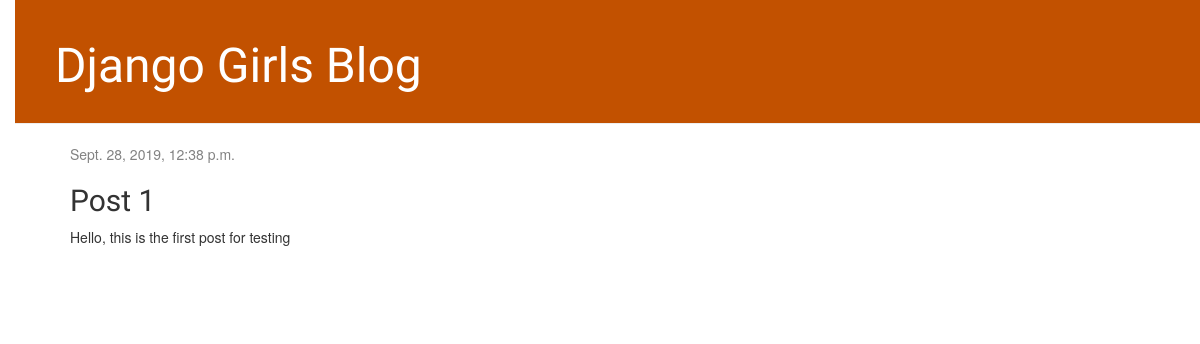
/post/1/, run on an earlier commit of the app's database.
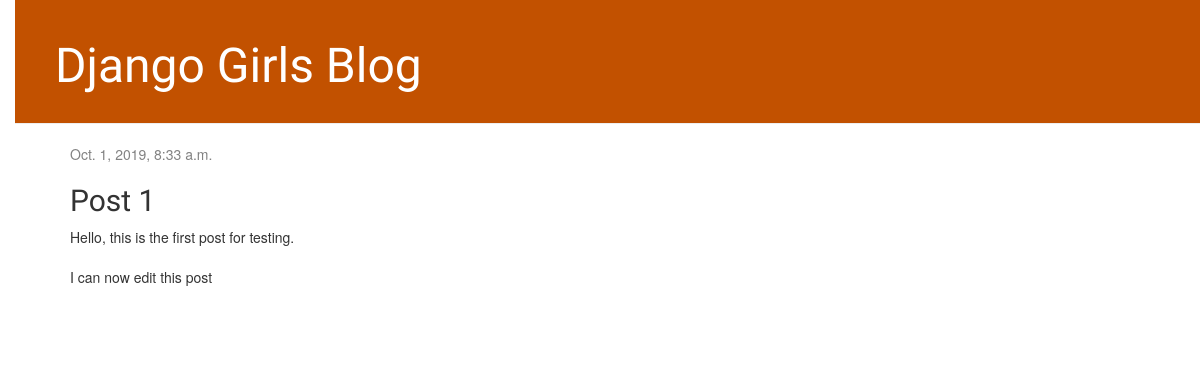
And on a later commit of the database.
### blog/models.py (models this page shows, shortened)
class Post(models.Model):
    author = models.ForeignKey(settings.AUTH_USER_MODEL, on_delete=models.CASCADE)
    title = models.CharField(max_length=200)
    text = models.TextField()
    created_date = models.DateTimeField(default=timezone.now)
    published_date = models.DateTimeField(blank=True, null=True)

### blog/views.py (the view)
# urls.py: path('post/<int:pk>/', views.post_detail, name='post_detail'),
def post_detail(request, pk):
    post = get_object_or_404(Post, pk=pk)
    return render(request, 'blog/post_detail.html', {'post': post})

### blog/templates/blog/post_detail.html (shortened to what this page needs)
{% extends 'blog/base.html' %}
{% block content %}
    <div class="post">
        {% if post.published_date %}
            <div class="date">
                {{ post.published_date }}
            </div>
        {% endif %}
        <h2>{{ post.title }}</h2>
        <p>{{ post.text|linebreaksbr }}</p>
    </div>
{% endblock %}

What changed in the data, as far as the page shows it:
changed Post "Post 1": published_date "Sept. 28, 2019, 12:38 p.m." → "Oct. 1, 2019, 8:33 a.m."; text "Hello, this is the first post for testing" → "Hello, this is the first post for testing. I can now edit this post"
